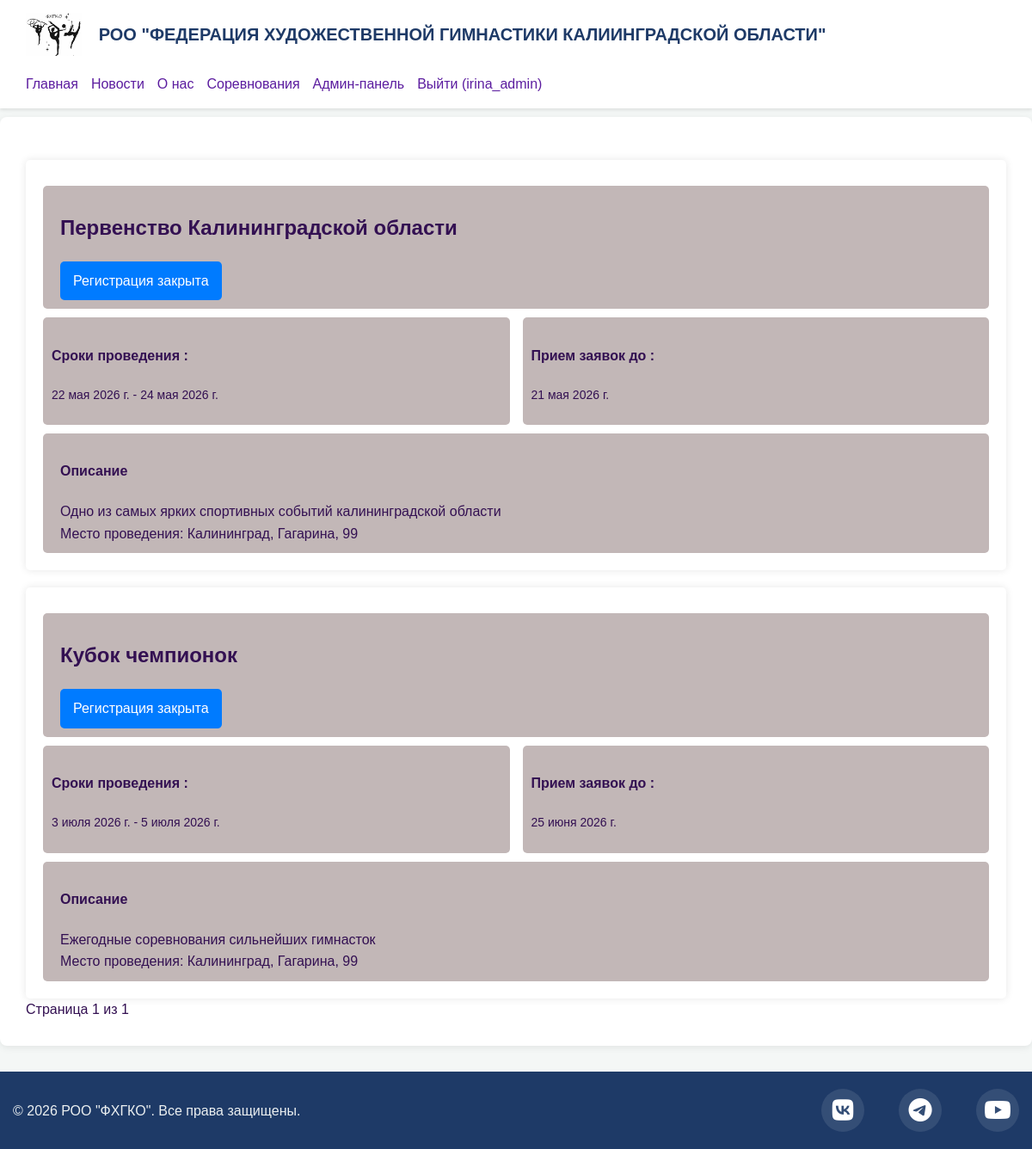
Screenshot of /starts/ (signed in) with the database file from the repository.
### irina_app/models.py (models this page shows, shortened)
class Starts(models.Model):
    author = models.ForeignKey(User, on_delete=models.CASCADE, related_name="autored_starts")
    name =  models.CharField(max_length=200, verbose_name="Название")
    event_date = models.DateField(verbose_name="Дата начала")
    end_date = models.DateField(verbose_name="Дата окончания")
    registration_end_date = models.DateField(verbose_name="Дата окончания регистрации")
    description =  models.CharField(max_length=200, verbose_name="Описание")
    city = models.CharField(max_length=100, verbose_name="Город")
    street = models.CharField(max_length=100, verbose_name="Улица")
    def __str__(self) -> str:
            return f"{self.name}, {self.event_date}"
    def is_registration_open(self):
        return timezone.now().date() <= self.registration_end_date
    class Meta:
        verbose_name = "Соревнование"
        verbose_name_plural = "Соревнования"
        ordering = ['event_date', 'registration_end_date']

### irina_app/views.py (the view)
# urls.py: re_path(r'starts/', irina_app.views.starts, name="all_starts"),
def starts(request):
    all_starts = Starts.objects.all()
    print("Все соревнования:", all_starts)
    print("Количество:", all_starts.count())
    page_number = request.GET.get('page_number')
    paginator = Paginator(all_starts, 10)
    page_obj = paginator.get_page(page_number)
    return render(request, "irina_app/templates/starts.html", {'page_obj': page_obj})

### irina_app/templates/irina_app/templates/starts.html (shortened to what this page needs)
{% extends "irina_app/templates/base.html" %}
{% load static %}
{% block css_block %}
    <link rel="stylesheet" href="{% static 'irina_app/static/css/base.css' %}">
    <link rel="stylesheet" href="{% static 'irina_app/static/css/starts.css' %}">
{% endblock %}
{% block main_block %}
<div id="all_starts_container">
    {% for start in page_obj %}
        <div class="start_container">
            <div class="start_info">
                <h2>{{start.name}}</h2>
                {% if start.id and start.is_registration_open %}
                    <a href="{% url 'registration' start_id=start.id %}" class="button">Регистрация открыта</a>
                {% elif start.id and not start.is_registration_open %}
                    <a href="#" class="button disabled">Регистрация закрыта</a>
                {% else %}
                    <span class="error">Ошибка: ID соревнования не найден</span>
                {% endif %}
            </div>
            <div class="start_details">
                <div>
                    <h4>Сроки проведения :</h4> <p>{{start.event_date}} - {{start.end_date}}</p>
                </div>
                <div>
                    <h4>Прием заявок до : </h4> <p>{{start.registration_end_date}}</p>
                </div>
            </div>
            <div class="start_date">
                <h4>Описание</h4>
                <span>{{start.description}}</span><br>
                <span>Место проведения: {{start.city}}, {{start.street}}</span>
            </div>
        </div>
    {% empty %}
        <p>Нет доступных соревнований</p>
    {% endfor %}
    <div id="pagination" class="pagination">
        <span class="current">Страница {{ page_obj.number }} из {{ page_obj.paginator.num_pages }}</span>
    </div>
</div>
{% endblock %}

### irina_app/templates/irina_app/templates/base.html (shortened to what this page needs)
<!DOCTYPE html>
{% load static %}
<html lang="ru">
<head>
    <link rel="stylesheet" href="{% static 'irina_app/static/css/base.css' %}">
    <link rel="stylesheet" href="https://cdnjs.cloudflare.com/ajax/libs/font-awesome/6.5.1/css/all.min.css">
    {% block css_block %}{% endblock %}
</head>
<body>
    <header>
        <div>
            <img src="{% static 'irina_app/static/img/logo.jpg' %}" alt="Логотип" style="height: 50px; vertical-align: middle;">
            <span style="font-size: 20px; margin-left: 10px;">РОО "ФЕДЕРАЦИЯ ХУДОЖЕСТВЕННОЙ ГИМНАСТИКИ КАЛИИНГРАДСКОЙ ОБЛАСТИ"</span>
        </div>
        <nav id="main_menu">
            <a href="{%url 'index'%}">Главная</a>
            <a href="{%url 'news_list'%}">Новости</a>
            <a href="{%url 'info'%}">О нас</a>
            <a href="{%url 'all_starts'%}">Соревнования</a>
            {% if user.is_authenticated %}
                {% if user.is_superuser %}
                    <a href="{% url 'admin_panel' %}">Админ-панель</a>
                    <a href="{% url 'user_logout' %}">Выйти ({{ user.username }})</a>
                {% else %}
                    <a href="{% url 'user_login' %}">Служебный вход</a>
                {% endif %}
            {% else %}
                <a href="{% url 'user_login' %}">Служебный вход</a>
            {% endif %}
        </nav>
    </header>
    <main>{% block main_block %}{% endblock %}</main>
    <footer>
        <div class="footer-container">
            <div class="footer-copyright">
                <p>© 2026 РОО "ФХГКО". Все права защищены.</p>
            </div>
            <div class="footer-social">
                <a href="https://vk.com/your_page" target="_blank" class="social-icon vk" aria-label="ВКонтакте">
                    <i class="fab fa-vk"></i>
                </a>
                <a href="https://t.me/your_channel" target="_blank" class="social-icon telegram" aria-label="Telegram">
                    <i class="fab fa-telegram-plane"></i>
                </a>
                <a href="https://www.youtube.com/c/your_channel" target="_blank" class="social-icon youtube" aria-label="YouTube">
                    <i class="fab fa-youtube"></i>
                </a>
            </div>
        </div>
    </footer>
</body>
</html>

### irina_app/static/irina_app/static/css/base.css (style rules this page uses)
body { font-family: 'Arial', sans-serif; margin: 0; padding: 0; background-color: #f4f7f6; color: #331052; line-height: 1.6; }
header { background-color: #ffffff; padding: 15px 30px; box-shadow: 0 2px 4px rgba(0, 0, 0, 0.1); display: flex; flex-wrap: wrap; justify-content: space-between; align-items: center; gap: 20px; }
header div { display: flex; align-items: center; flex-shrink: 0; }
header img { height: 50px; vertical-align: middle; margin-right: 10px; }
header span { font-size: 22px; font-weight: bold; color: #1e3a67; }
#main_menu { display: flex; flex-wrap: wrap; justify-content: center; gap: 15px; }
#main_menu a { text-decoration: none; color: #5b1c9f; font-size: 16px; transition: color 0.3s ease; white-space: nowrap; }
main { padding: 30px; max-width: 1920px; min-height: 55vh; margin: 10px auto; background-color: #ffffff; border-radius: 8px; box-shadow: 0 2px 8px rgba(0, 0, 0, 0.08); }
footer { background-color: #1e3a67; color: #fff; margin-top: 30px; padding: 20px 15px; }
.footer-container { max-width: 1400px; margin: 0 auto; display: flex; justify-content: space-between; align-items: center; flex-wrap: nowrap; gap: 40px; }
.footer-copyright { flex-shrink: 0; }
.footer-copyright p { margin: 0; font-size: 16px; color: #ecf0f1; white-space: nowrap; }
.footer-social { display: flex; gap: 40px; align-items: center; flex-shrink: 0; }
.social-icon { display: flex; align-items: center; justify-content: center; width: 50px; height: 50px; border-radius: 50%; background-color: rgba(255, 255, 255, 0.1); color: white; text-decoration: none; font-size: 28px; transition: all 0.3s ease; }
.footer-social .social-icon { animation: fadeInUp 0.4s ease forwards; opacity: 0; }
.footer-social .social-icon:nth-child(1) { animation-delay: 0.1s; }
.footer-social .social-icon:nth-child(2) { animation-delay: 0.2s; }
.footer-social .social-icon:nth-child(3) { animation-delay: 0.3s; }

### irina_app/static/irina_app/static/css/starts.css (style rules this page uses)
.start_container { background: #fff; padding: 20px; border-radius: 5px; box-shadow: 0 0 10px rgba(0, 0, 0, 0.1); margin-top: 20px; }
.button { display: inline-block; padding: 10px 15px; background: #007BFF; color: #fff; text-decoration: none; border-radius: 5px; margin-right: 50px; }
.start_info { padding: 10px 20px; align-items: center; margin-top: 10px; }
.start_details { display: flex; justify-content: space-around; margin-top: 10px; gap: 15px; }
.start_details div { flex: 1; padding: 10px; }
.start_date { padding: 10px 20px; margin-top: 10px; }
.start_info, .start_details div, .start_date { background: #c2b7b7; border-radius: 5px; }
.start_details p, .start_date p { font-size: 14px; }

### rows the page displays
Starts: name "Первенство Калининградской области", shows "Регистрация закрыта", event_date "22 мая 2026 г.", end_date "24 мая 2026 г.", registration_end_date "21 мая 2026 г.", description "Одно из самых ярких спортивных событий калининградской области", city "Калининград", street "Гагарина, 99"
Starts: name "Кубок чемпионок", shows "Регистрация закрыта", event_date "3 июля 2026 г.", end_date "5 июля 2026 г.", registration_end_date "25 июня 2026 г.", description "Ежегодные соревнования сильнейших гимнасток", city "Калининград", street "Гагарина, 99"

### other values shown
{{ user.username }} "irina_admin"
{{ page_obj.number }} "1"
{{ page_obj.paginator.num_pages }} "1"
